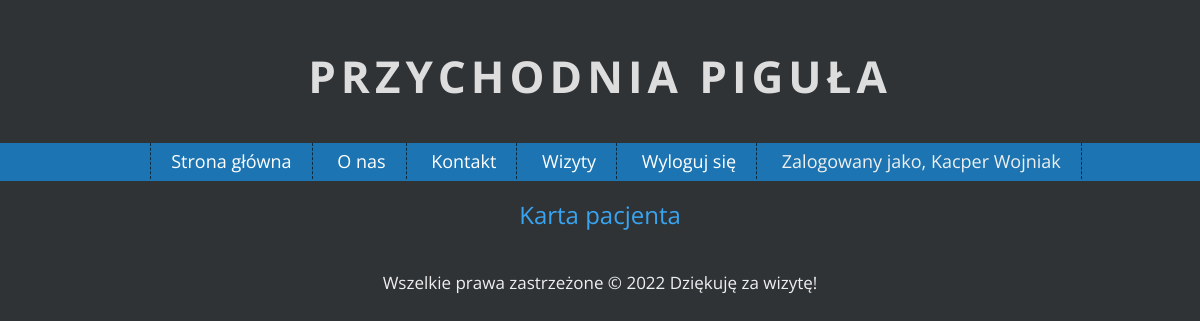
Before: /user-details/2 (signed in) with the older database file.
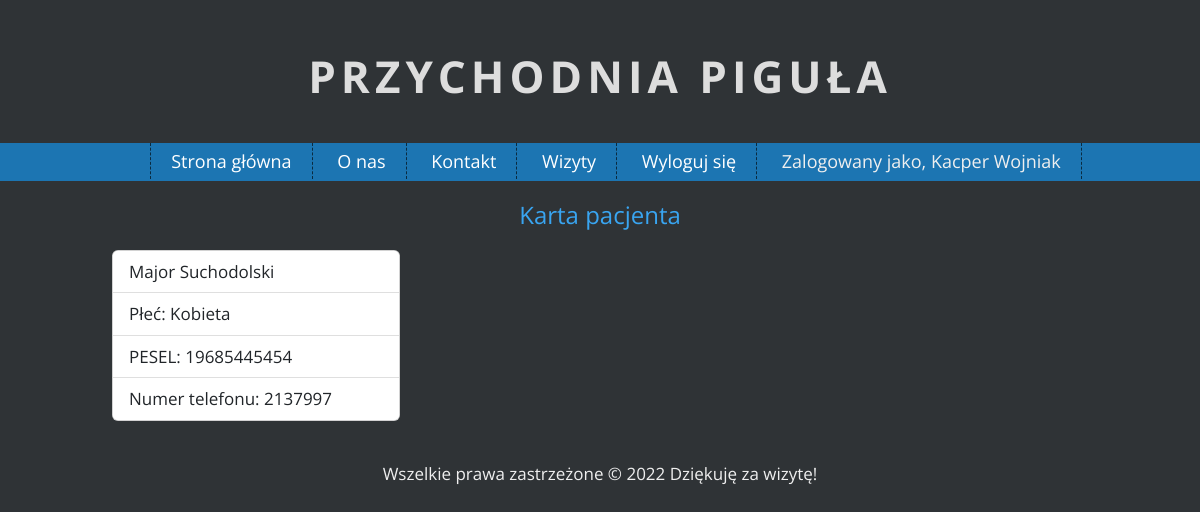
After: the same page with the newer database file.
### app/models.py (models this page shows, shortened)
class Patient(UserMixin, db.Model):
    __tablename__ = "patient"
    id = db.Column(db.Integer, primary_key=True)
    name = db.Column(db.String(80), unique=False, nullable=False)
    surname = db.Column(db.String(80), unique=False, nullable=False)
    password = db.Column(db.String(80), unique=False, nullable=False)
    sex = db.Column(db.Boolean, unique=False, nullable=False)
    email = db.Column(db.String(120), unique=True, nullable=False)
    pesel = db.Column(db.String(80), unique=True, nullable=False)
    phone = db.Column(db.String(80), unique=True, nullable=False)
    doctor = db.relationship('Doctor', secondary='visit', back_populates='patient')

### app/views.py (the view)
@views.route('/user-details/<id>', methods=['GET', 'POST'])
@login_required
def userDetails(id):
    users = Patient.query.filter_by(id=id)
    return render_template('user-details.html', users=users)

### app/models.py (called while the page is built)
    def get_type(self):
        return self.__tablename__

    def get_id(self):
        return str(self.id)

### loginmanager.py (called while the page is built)
@login_manager.user_loader
def load_user(user_id):
    login_type = session.get('login_type')
    if login_type == "doctor":
        return Doctor.query.get(int(user_id))
    else:
        return Patient.query.get(int(user_id))

### app/templates/user-details.html
{% extends "index.html" %}
{% block content %}
<div class="container my_gap">
    <h2 style="text-align: center">Karta pacjenta</h2>
</div>
<div class="container my_gap">
    {% for user in users %}
    <div class="card" style="width: 18rem;">
  <ul class="list-group list-group-flush">
      <li class="list-group-item">{{ user.name }} {{ user.surname }}</li>
      {% if user.sex == "0" %}
        <li class="list-group-item">Płeć: Mężczyzna</li>
      {% else %}
        <li class="list-group-item">Płeć: Kobieta</li>
      {% endif %}
    <li class="list-group-item">PESEL: {{ user.pesel }}</li>
    <li class="list-group-item">Numer telefonu: {{ user.phone }}</li>
  </ul>
    </div>
    {% endfor %}
</div>
{% endblock %}

Changed rows visible on the page:
added Patient: name "Major", surname "Suchodolski", sex "Płeć: Kobieta", pesel "19685445454", phone "2137997"
